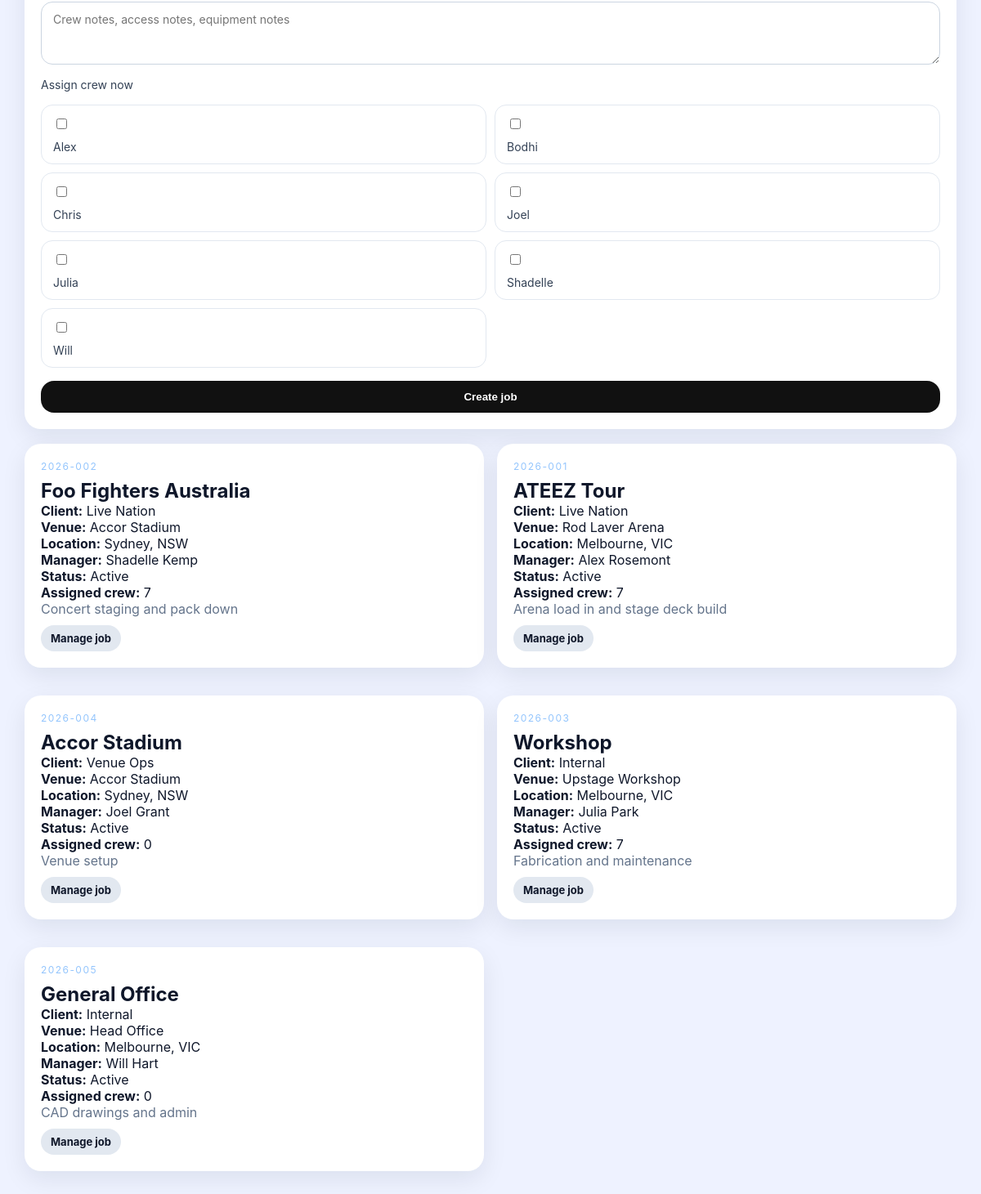
/admin/jobs (signed in, lower part), run on an earlier commit of the app's database.
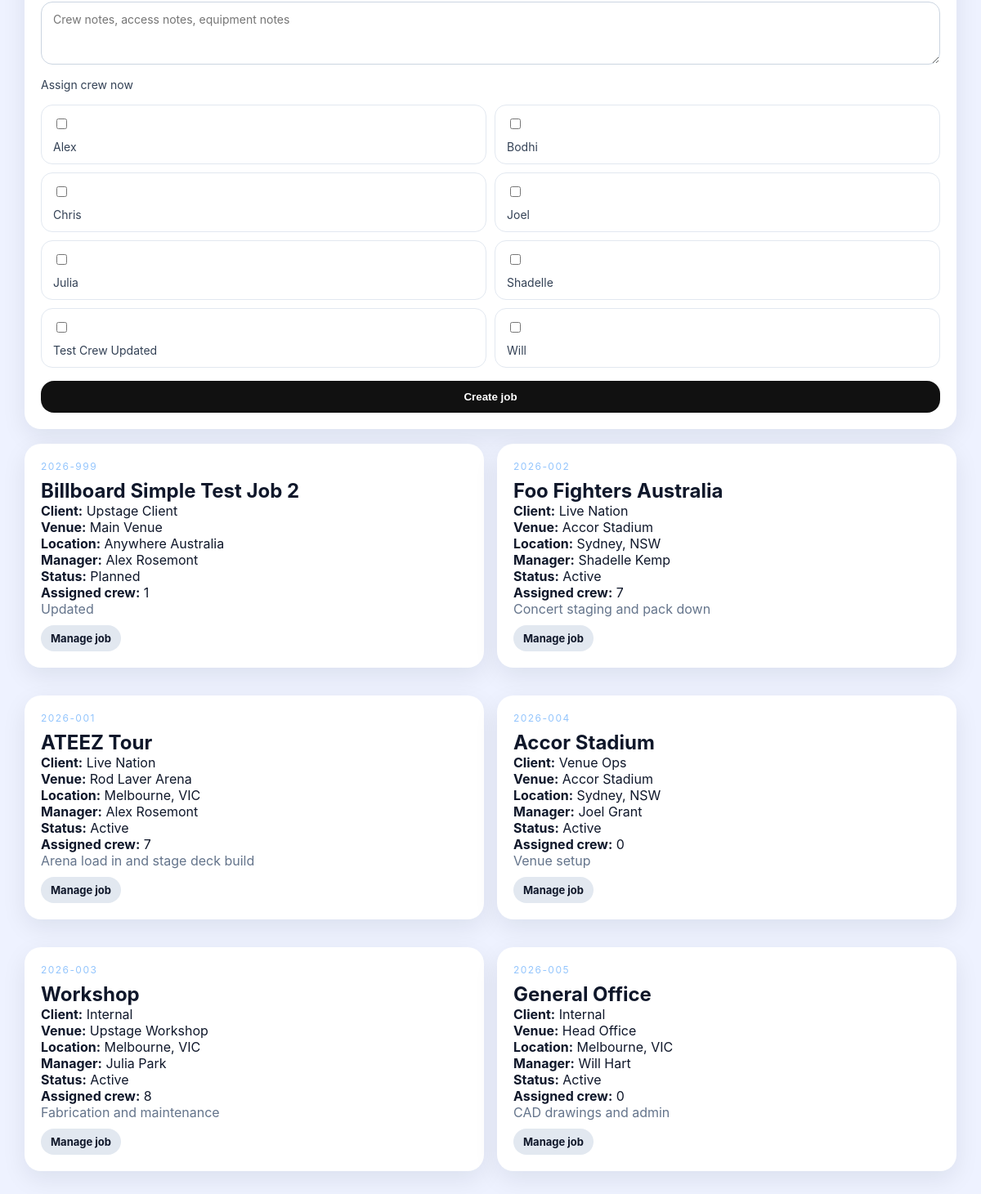
And on a later commit of the database.
### app.py (models this page shows, shortened)
class User(db.Model):
    id = db.Column(db.Integer, primary_key=True)
    uuid = db.Column(db.String(36), default=lambda: str(uuid.uuid4()), unique=True)
    full_name = db.Column(db.String(120), nullable=False)
    email = db.Column(db.String(120), unique=True, nullable=False)
    password_hash = db.Column(db.String(255), nullable=False)
    role = db.Column(db.String(20), nullable=False, default="employee")
    active = db.Column(db.Boolean, default=True)
    department = db.Column(db.String(100), default="Operations")
    pay_category = db.Column(db.String(100), default="Ordinary Hours")
    xero_employee_id = db.Column(db.String(120), nullable=True)
    created_at = db.Column(db.DateTime, default=lambda: datetime.now(timezone.utc))

class Job(db.Model):
    id = db.Column(db.Integer, primary_key=True)
    job_number = db.Column(db.String(50), unique=True, nullable=False)
    name = db.Column(db.String(120), nullable=False)
    client = db.Column(db.String(120), nullable=False)
    venue = db.Column(db.String(120), nullable=False)
    location = db.Column(db.String(255), nullable=False)
    start_date = db.Column(db.Date, nullable=False)
    end_date = db.Column(db.Date, nullable=False)
    manager_name = db.Column(db.String(120), nullable=False)
    status = db.Column(db.String(50), default="Active")
    notes = db.Column(db.Text, default="")

### app.py (the view)
@app.route("/admin/jobs")
@login_required(role="admin")
def admin_jobs_page():
    rows = Job.query.order_by(Job.start_date.desc()).all()
    employees = User.query.filter_by(role="employee").order_by(User.full_name.asc()).all()
    assignment_counts = {row.id: JobAssignment.query.filter_by(job_id=row.id).count() for row in rows}
    return render_template("admin_jobs.html", rows=rows, employees=employees, assignment_counts=assignment_counts)

### app.py (called while the page is built)
@app.context_processor
def inject_helpers():
    settings = CompanySettings.query.first()
    return {"current_user": current_user, "company_settings": settings}

def current_user():
    uid = session.get("user_id")
    if not uid:
        return None
    return User.query.get(uid)

def login_required(role=None):
    def deco(fn):
        @wraps(fn)
        def wrapped(*args, **kwargs):
            user = current_user()
            if not user:
                return redirect(url_for("login"))
            if role and user.role != role:
                return redirect(url_for("index"))
            return fn(*args, **kwargs)
        return wrapped
    return deco

### templates/admin_jobs.html (shortened to what this page needs)
{% extends 'base.html' %}
{% block content %}
<div class="card stack gap-md">
  <label>Notes<textarea id="job_notes" rows="3" placeholder="Crew notes, access notes, equipment notes"></textarea></label>
  <label>Assign crew now</label>
  <div class="checkbox-grid">
    {% for employee in employees %}
      <label class="check-chip"><input type="checkbox" class="employee-check" value="{{ employee.id }}"> {{ employee.full_name }}</label>
    {% endfor %}
  </div>
  <button class="btn primary" onclick="createJob()">Create job</button>
</div>
<div class="grid two-col">
{% for row in rows %}
  <div class="card">
    <div class="eyebrow">{{ row.job_number }}</div>
    <h2>{{ row.name }}</h2>
    <div><strong>Client:</strong> {{ row.client }}</div>
    <div><strong>Venue:</strong> {{ row.venue }}</div>
    <div><strong>Location:</strong> {{ row.location }}</div>
    <div><strong>Manager:</strong> {{ row.manager_name }}</div>
    <div><strong>Status:</strong> {{ row.status }}</div>
    <div><strong>Assigned crew:</strong> {{ assignment_counts[row.id] }}</div>
    <div class="muted">{{ row.notes }}</div>
    <div class="actions-inline top-gap"><a class="btn ghost small" href="{{ url_for('admin_job_detail_page', job_id=row.id) }}">Manage job</a></div>
  </div>
{% endfor %}
</div>
{% endblock %}

What changed in the data, as far as the page shows it:
added User: full_name "Test Crew Updated"
added Job: job_number "2026-999", name "Billboard Simple Test Job 2", client "Upstage Client", venue "Main Venue", location "Anywhere Australia", manager_name "Alex Rosemont", status "Planned", assignment_counts "1", notes "Updated"
computed for Job "Workshop": assignment_counts "7" → "8"
